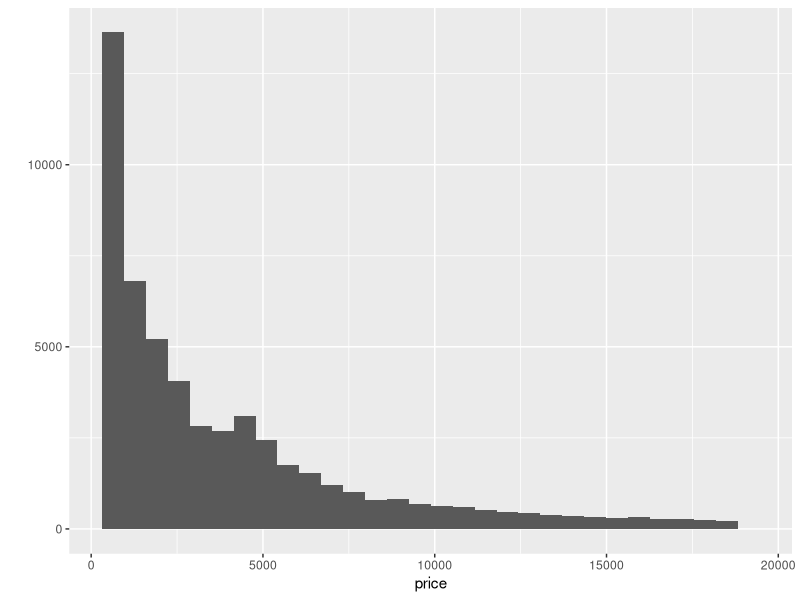
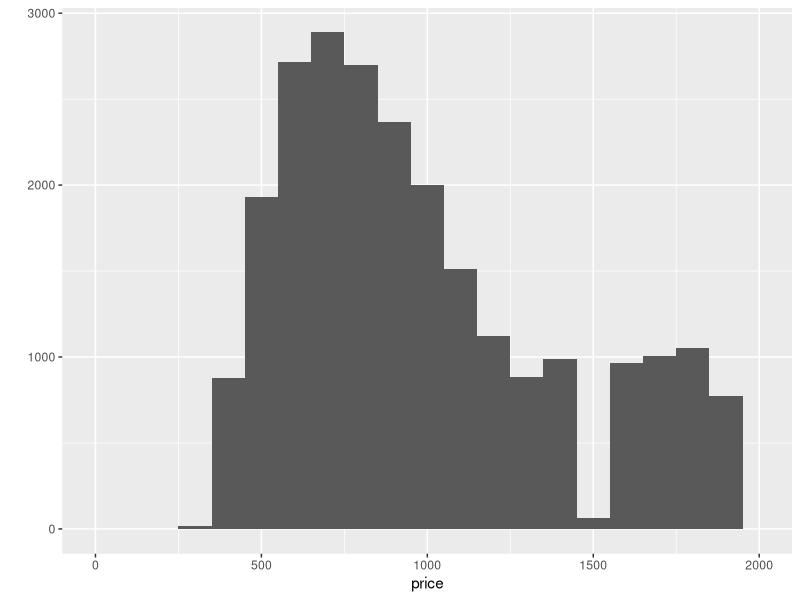
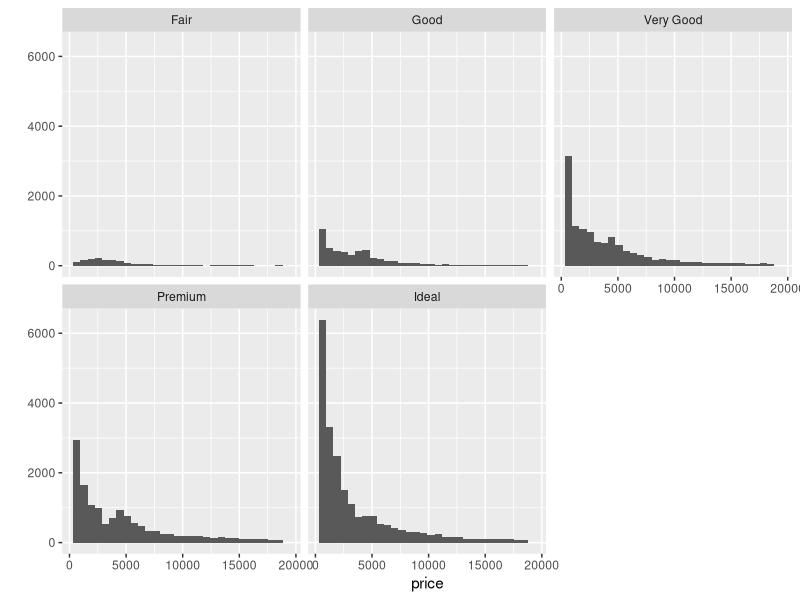
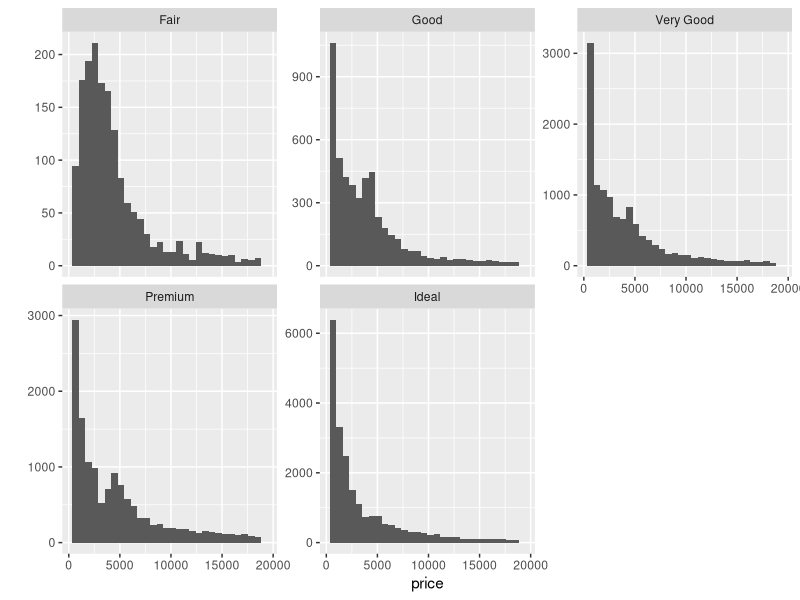
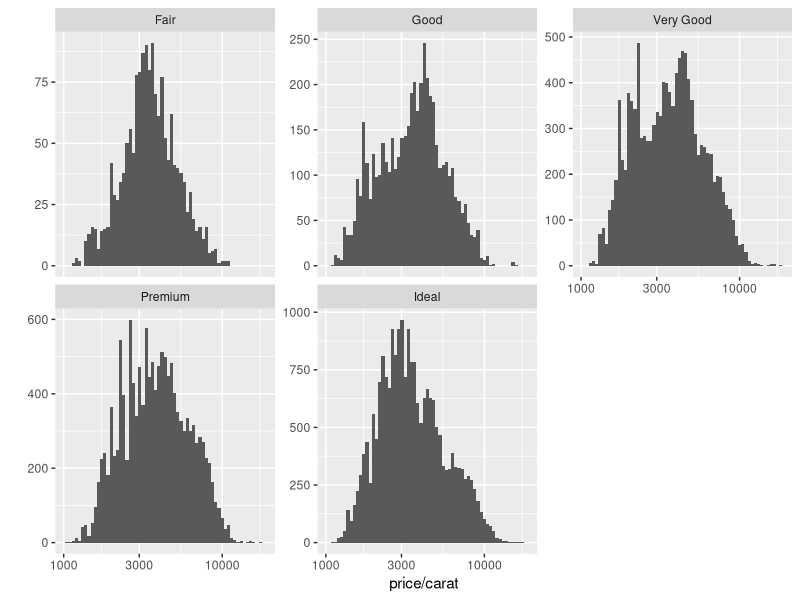
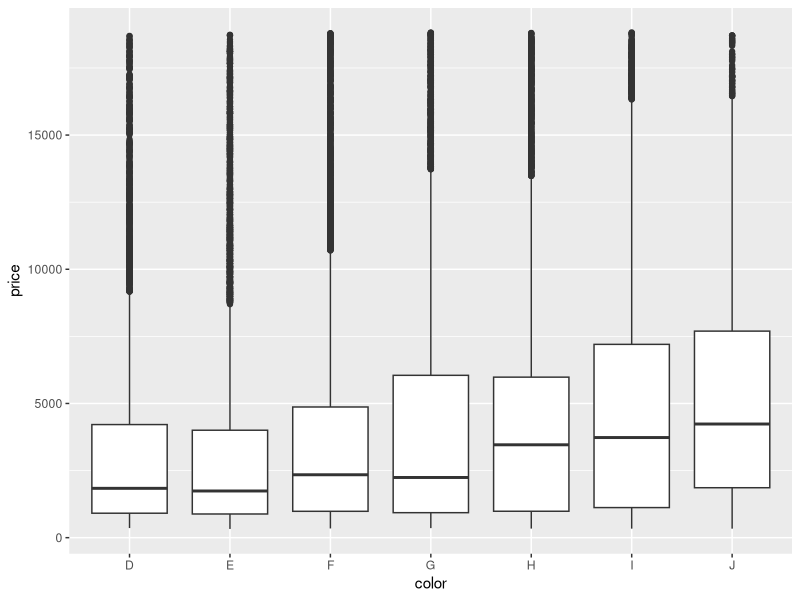
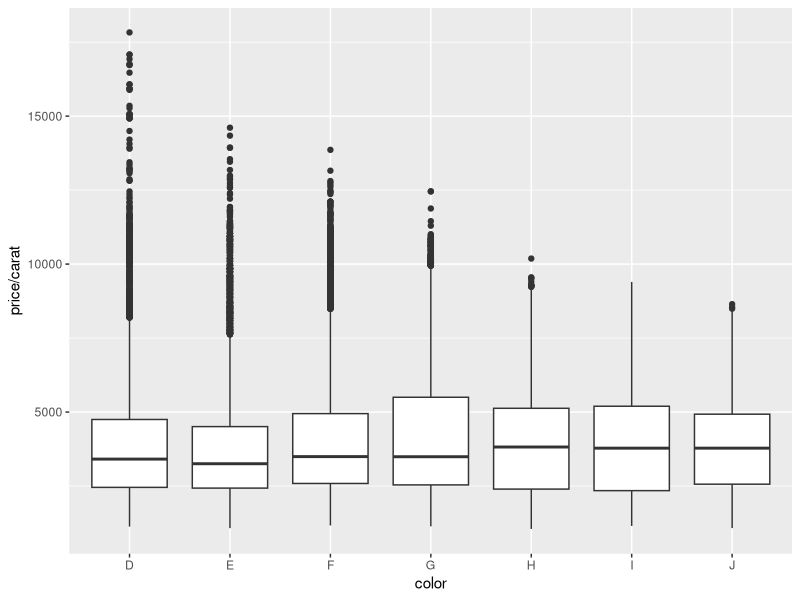

Write R code to recreate these figures, in order. (Note: this script raises an error after producing the figures.)
library(ggplot2)
data(diamonds)
summary(diamonds)
?diamonds

names(diamonds)

qplot(x = price, data = diamonds)

sum(diamonds$price < 500)
sum(diamonds$price < 250)
sum(diamonds$price >= 15000)

qplot(x = price, data = diamonds, binwidth = 100, xlim = c(0,2000))

qplot(x = price, data = diamonds) +
  facet_wrap(~cut)

by(diamonds$price, diamonds$cut, max)
by(diamonds$price, diamonds$cut, min)
by(diamonds$price, diamonds$cut, summary)

qplot(x = price, data = diamonds) +
  facet_wrap(~cut, scales="free_y")

qplot(x = price/carat, data = diamonds, binwidth = .02) +
  scale_x_log10() +
  facet_wrap(~cut, scales="free_y")

qplot(x = color, y = price, data = diamonds, geom = 'boxplot')

by(diamonds$price, diamonds$color, summary)
by(diamonds$price, diamonds$color, IQR)

IQR(subset(diamonds, price <1000)$price)

qplot(x = color, y = price/carat, data = diamonds, geom = 'boxplot')

qplot(x = friend_count, y = ..count../sum(..count..), 
      data = subset(pf, !is.na(gender)), 
      xlab = 'Friend Count',
      ylab = 'Proportion of Users with that friend count',
      binwidth = 10, geom = "freqpoly", color = gender) +
  scale_x_continuous(limits = c(0, 1000),
                     breaks = seq(0, 1000, 50))

qplot(x = carat, data = diamonds, binwidth = .01, geom = "freqpoly")
table(diamonds$carat)

install.packages(tidyr)
library(tidyr)
